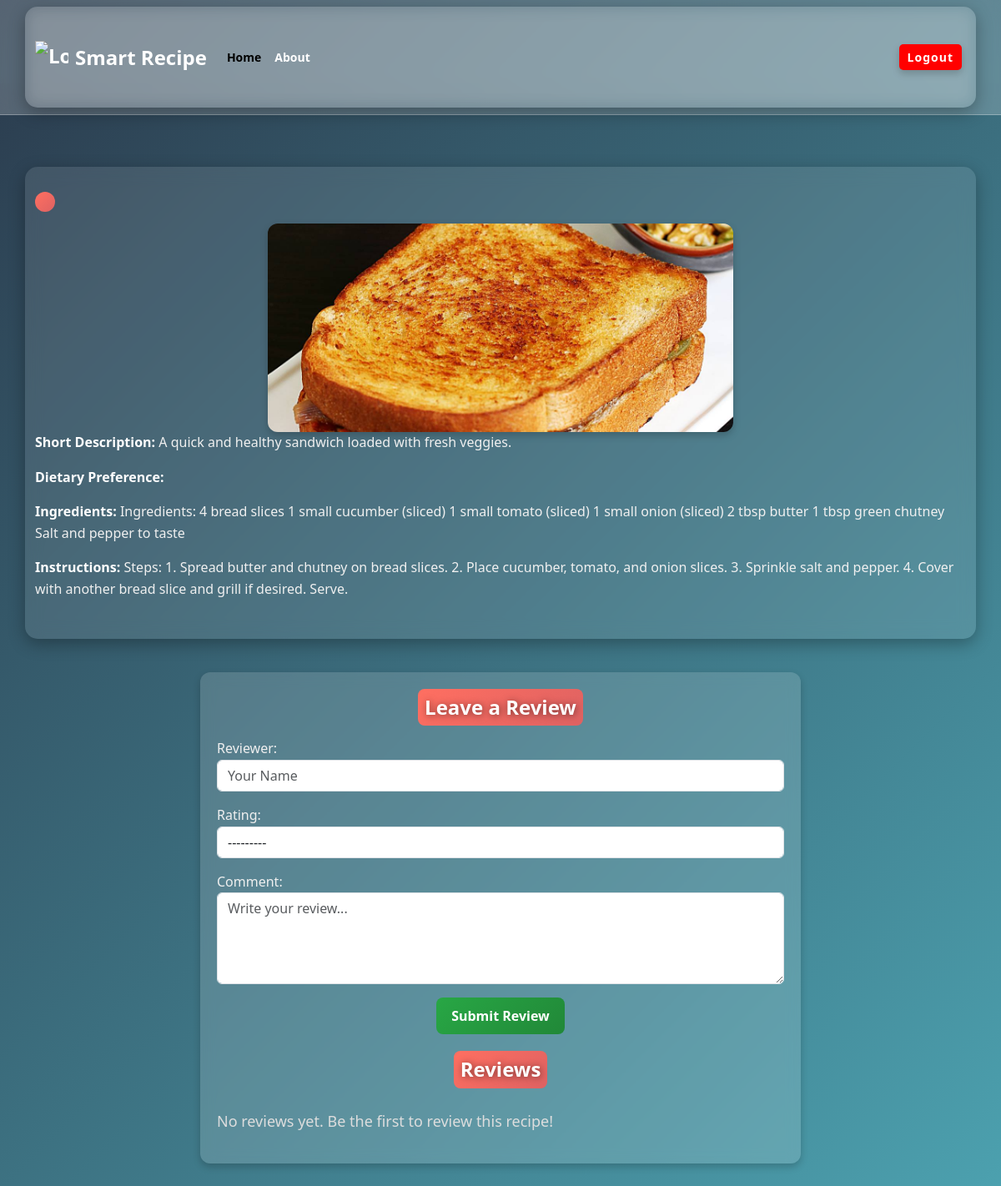
Screenshot of /recipe/11/ with the database file from the repository.
### myapp/models.py (models this page shows, shortened)
class Recipe(models.Model):
    CATEGORY_CHOICES = [
        ('Breakfast', 'Breakfast'),
        ('Lunch', 'Lunch'),
        ('Dinner', 'Dinner'),
        ('Dessert', 'Dessert'),
        ('Snacks', 'Snacks'),
    ]
    SUBCATEGORY_CHOICES = [
        ('Veg', 'Veg'),
        ('Non-Veg', 'Non-Veg'),
    ]
    title = models.CharField(max_length=255)
    category = models.CharField(max_length=50, choices=CATEGORY_CHOICES)
    subcategory = models.CharField(max_length=50, choices=SUBCATEGORY_CHOICES, blank=True, null=True)
    short_description = models.CharField(max_length=300, blank=True, null=True)
    ingredients = models.TextField()
    instructions = models.TextField()
    image = models.ImageField(upload_to='recipe_images/', blank=True, null=True)

### myapp/views.py (the view)
# urls.py: path('recipe/<int:recipe_id>/', views.recipe_detail, name='recipe_detail'),
def recipe_detail(request, recipe_id):
    recipe = get_object_or_404(Recipe, id=recipe_id)
    reviews = Review.objects.filter(recipe=recipe).order_by('-created_at')  # Fetch reviews for this recipe
    if request.method == "POST":
        form = ReviewForm(request.POST)
        if form.is_valid():
            review = form.save(commit=False)
            review.recipe = recipe  # Associate review with recipe
            if request.user.is_authenticated:
                review.reviewer = request.user.username  # Assign username if logged in
            review.save()
            return redirect('recipe_detail', recipe_id=recipe.id)
    else:
        form = ReviewForm()
    return render(request, 'recipe_detail.html', {'recipe': recipe, 'reviews': reviews, 'form': form})

### myapp/forms.py
class ReviewForm(forms.ModelForm):
    class Meta:
        model = Review
        fields = ['reviewer', 'rating', 'comment']
        widgets = {
            'reviewer': forms.TextInput(attrs={'class': 'form-control', 'placeholder': 'Your Name'}),
            'rating': forms.Select(attrs={'class': 'form-control'}),
            'comment': forms.Textarea(attrs={'class': 'form-control', 'placeholder': 'Write your review...', 'rows': 4}),
        }

### myapp/templates/recipe_detail.html (shortened to what this page needs)
<!DOCTYPE html>
<html lang="en">
<head>
    <link href="https://cdn.jsdelivr.net/npm/bootstrap@5.3.0/dist/css/bootstrap.min.css" rel="stylesheet">
</head>
<body>
    {% include 'header.html' %}
    <div class="container">
        <h2>{{ recipe.recipe_name }}</h2>
        <img class="img-details" src="{{ recipe.image.url }}" alt="Recipe Image">
        <p><strong>Short Description:</strong> {{ recipe.short_description }}</p>
        <p><strong>Dietary Preference:</strong> {{ recipe.dietary_preference }}</p>
        <p><strong>Ingredients:</strong> {{ recipe.ingredients }}</p>
        <p><strong>Instructions:</strong> {{ recipe.instructions }}</p>
    </div>
     <div class="reviews-container">
        <h2 class="review-title">Leave a Review</h2>
        <form method="post" class="review-form">
            {{ form.as_p }}
            <button type="submit" class="btn-submit">Submit Review</button>
        </form>
        <h2 class="review-title">Reviews</h2>
        {% if reviews %}
            {% for review in reviews %}
                <div class="review-card">
                    <strong class="reviewer-name">{{ review.reviewer }}</strong>
                    <span class="review-rating">⭐ {{ review.rating }} Stars</span>
                    <p class="review-comment">{{ review.comment }}</p>
                    <small class="review-date">{{ review.created_at }}</small>
                </div>
            {% endfor %}
        {% else %}
            <p class="no-reviews">No reviews yet. Be the first to review this recipe!</p>
        {% endif %}
    </div>
</body>
</html>

### myapp/templates/recipe_detail.html (style rules this page uses)
html, body { height: 100%; margin: 0; padding: 0; padding-top: 100px; overflow-x: hidden; background: linear-gradient(135deg, #2c3e50, #4ca1af); color: #fff; }
.container { background: rgba(255, 255, 255, 0.1); backdrop-filter: blur(10px); padding: 30px; border-radius: 15px; box-shadow: 0px 6px 20px rgba(0, 0, 0, 0.3); width: 500px; margin: auto; transition: transform 0.3s ease-in-out; }
h2 { font-size: 28px; font-weight: bold; margin-bottom: 15px; color: white; text-align: center; background: linear-gradient(135deg, #ff6f61, #de6262); padding: 12px; border-radius: 12px; display: inline-block; text-shadow: 2px 2px 10px rgba(0, 0, 0, 0.5); }
.img-details { display: block; margin: 0 auto; width: 50%; height: 250px; object-fit: cover; border-radius: 12px; box-shadow: 0px 4px 10px rgba(0, 0, 0, 0.2); }
p { font-size: 16px; color: #f0f0f0; text-align: left; margin-bottom: 15px; line-height: 1.6; }
strong { color: #fff; }
.reviews-container { background: rgba(255, 255, 255, 0.15); backdrop-filter: blur(8px); padding: 20px; border-radius: 12px; width: 60%; margin: 40px auto; text-align: center; box-shadow: 0px 4px 10px rgba(0, 0, 0, 0.2); }
.review-title { font-size: 24px; font-weight: bold; margin-bottom: 15px; background: linear-gradient(135deg, #ff6f61, #de6262); padding: 8px; border-radius: 8px; display: inline-block; text-shadow: 1px 1px 8px rgba(0, 0, 0, 0.5); color: #fff; }
.review-form { margin-bottom: 20px; }
.btn-submit { background: linear-gradient(135deg, #28a745, #218838); border: none; padding: 10px 18px; font-size: 16px; font-weight: bold; color: #fff; border-radius: 8px; cursor: pointer; transition: all 0.3s ease-in-out; }
.no-reviews { font-size: 18px; color: #ddd; margin-top: 10px; }

### rows the page displays
Recipe: image (picture), short_description "A quick and healthy sandwich loaded with fresh veggies.", ingredients "Ingredients: 4 bread slices 1 small cucumber (sliced) 1 small tomato (sliced) 1 small onion (sliced) 2 tbsp butter 1 tbsp green chutney Salt and pepper to taste", instructions "Steps: 1. Spread butter and chutney on bread slices. 2. Place cucumber, tomato, and onion slices. 3. Sprinkle salt and pepper. 4. Cover with another bread slice and grill if desired. Serve."
